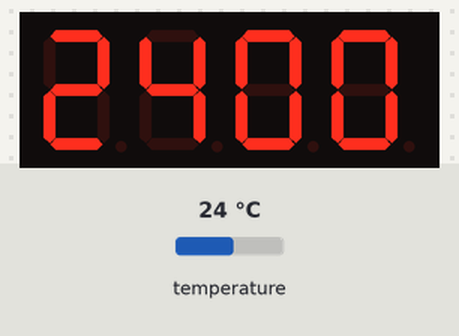
The sketch below on a simulated ESP32. Shown: 4-digit seven-segment display. The test bench sets the inputs (shaded band); at power-on: temperature 24 °C. What the sketch prints to the serial monitor is not drawn.

Above: at 1.2 s.
1.3 s: temperature set to 12 °C
At 3.2 s:
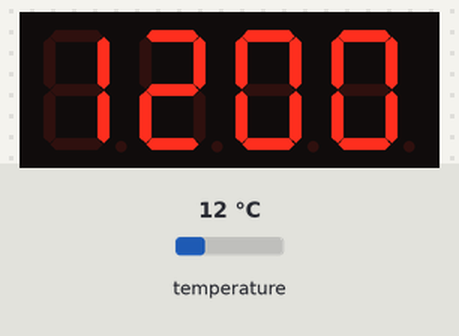
4.0 s: temperature set to 19 °C
At 6.0 s:
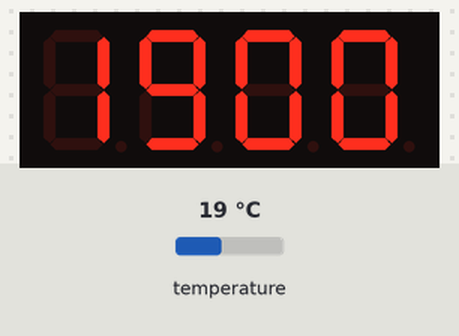
6.5 s: temperature set to 28 °C
At 8.7 s:
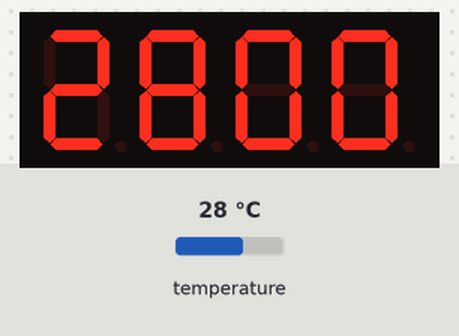
Timing chart, 0 to 10.2 s (numbered marks = the images above; inputs shaded):
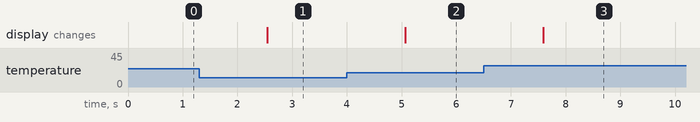

Measured:
- after the input at 1.3 s, the display: changes after 1.2 s (image 1)
- after the input at 4.0 s, the display: changes after 1.1 s (image 2)
- after the input at 6.5 s, the display: changes after 1.1 s (image 3)

The sketch:

ESP32_with_BMP280_and_TM1637.ino
```cpp
#include <TM1637Display.h>
#include <Adafruit_BMP280.h>

#define CLK 19
#define DIO 18

TM1637Display display(CLK, DIO);
Adafruit_BMP280 bmp;

int tempik;

void setup() {
  Serial.begin(115200);
  Serial.println("Adafruit BMP280 demo!");
  if (!bmp.begin(0x76))
  {
    Serial.println("Gagal Menemukan BMP280, Mohon Cek Sambungan Kabel I2C");
    while (1);
  }
  Serial.println("AHT10 or AHT20 found");
}

void loop(){
  display.setBrightness(0x0f);
  Serial.print(bmp.readTemperature());
  tempik = bmp.readTemperature()*100;
  display.showNumberDec(tempik, false);
  delay(2500);
}
```
